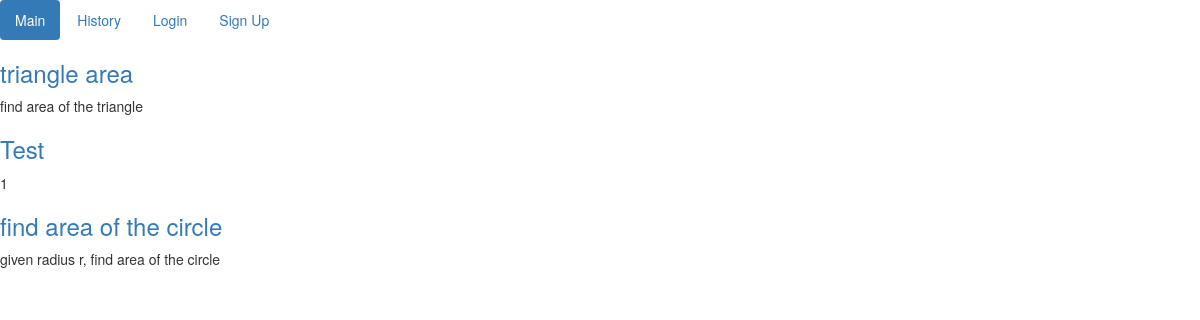
The page / on the database its author committed.
### lessons/models.py (models this page shows, shortened)
class Question(models.Model):
    qid = models.UUIDField(primary_key=True, default=uuid.uuid4, editable=False)
    title = models.CharField(max_length=100)
    text = models.TextField()

### lessons/views.py (the view)
# urls.py: re_path(r'^$', views.index),
def index(request):
    template = "lessons/index.html"
    questions = Question.objects.all()
    args = {"questions": questions}
    return render(request, template, args)

### lessons/templates/lessons/index.html
{% extends 'lessons/base.html' %}
{% block content %}
    {% for question in questions %}
        <a href="/{{ question.qid }}">
            <h3>{{ question.title }}</h3>
        </a>
        <p>{{ question.text }}</p>
    {% endfor %}
{% endblock %}

### rows shown on the page
Question: title "triangle area", text "find area of the triangle"
Question: title "Test", text "1"
Question: title "find area of the circle", text "given radius r, find area of the circle"
